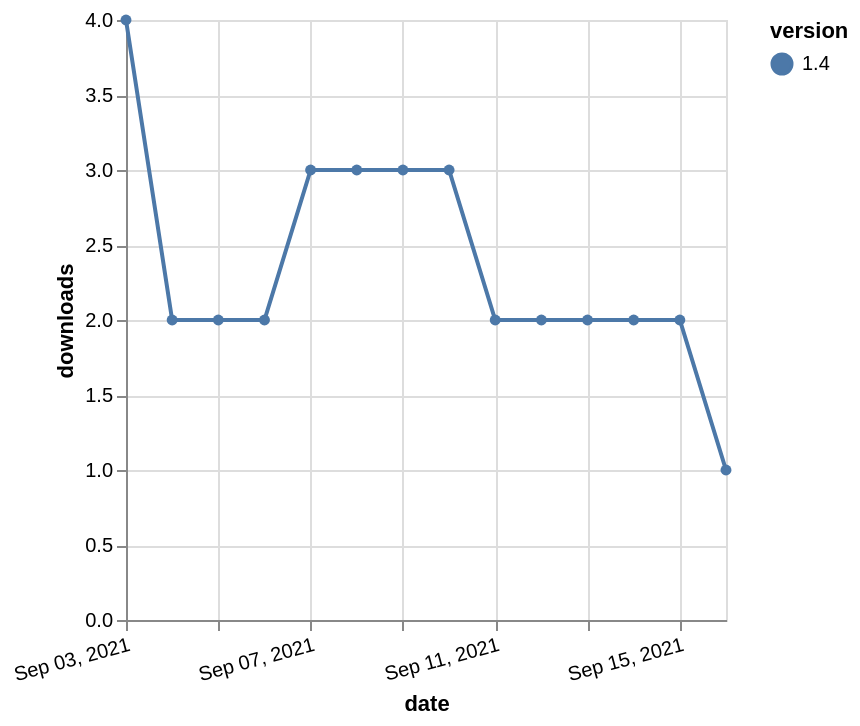

Vega-Lite specification stored for this chart:
### Vega-Lite specification from a JSON file in a GitHub repository (floating-point values rounded to 4 significant figures)
{"$schema": "https://vega.github.io/schema/vega-lite/v5.json", "description": "A simple bar chart with embedded data.", "data": {"values": [{"date": "2021-09-03", "total": 2288, "delta": 4, "version": "1.4"}, {"date": "2021-09-04", "total": 2290, "delta": 2, "version": "1.4"}, {"date": "2021-09-05", "total": 2292, "delta": 2, "version": "1.4"}, {"date": "2021-09-06", "total": 2294, "delta": 2, "version": "1.4"}, {"date": "2021-09-07", "total": 2297, "delta": 3, "version": "1.4"}, {"date": "2021-09-08", "total": 2300, "delta": 3, "version": "1.4"}, {"date": "2021-09-09", "total": 2303, "delta": 3, "version": "1.4"}, {"date": "2021-09-10", "total": 2306, "delta": 3, "version": "1.4"}, {"date": "2021-09-11", "total": 2308, "delta": 2, "version": "1.4"}, {"date": "2021-09-12", "total": 2310, "delta": 2, "version": "1.4"}, {"date": "2021-09-13", "total": 2312, "delta": 2, "version": "1.4"}, {"date": "2021-09-14", "total": 2314, "delta": 2, "version": "1.4"}, {"date": "2021-09-15", "total": 2316, "delta": 2, "version": "1.4"}, {"date": "2021-09-16", "total": 2317, "delta": 1, "version": "1.4"}]}, "width": "container", "mark": {"type": "line", "point": {"filled": true}}, "encoding": {"x": {"field": "date", "type": "temporal", "timeUnit": "yearmonthdate", "title": "date", "axis": {"labelAngle": -15}}, "y": {"field": "delta", "type": "quantitative", "title": "downloads"}, "color": {"field": "version", "type": "nominal"}, "tooltip": {"field": "delta"}}}
